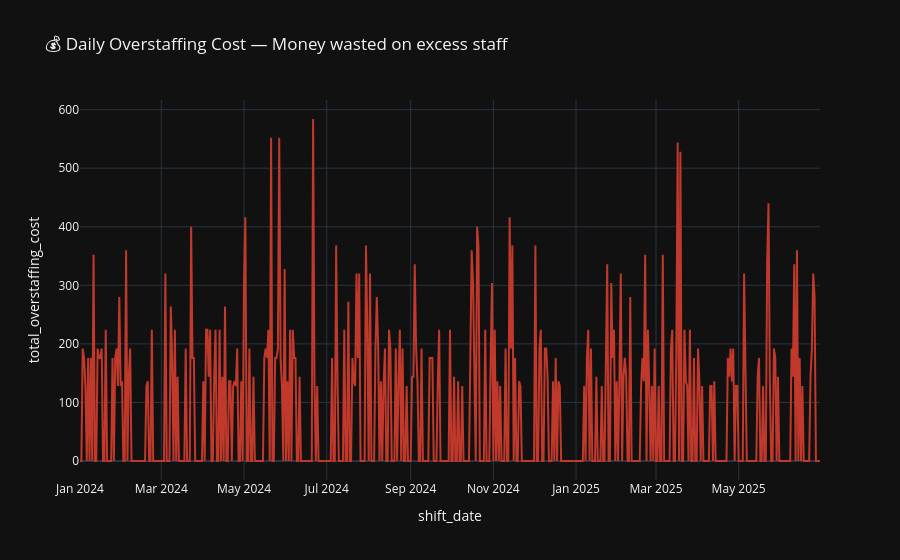

Notebook cell for this chart:
### Markdown cell above
#### Staff overstaffing cost by day:

### Code cell
staff_cost = staff.groupby("shift_date").agg(
    total_overstaffing_cost=("overstaffing_cost", "sum"),
    total_scheduled=("scheduled_count", "sum"),
    total_recommended=("recommended_count", "sum")
).reset_index()

fig = px.line(
    staff_cost, x="shift_date", y="total_overstaffing_cost",
    title="💰 Daily Overstaffing Cost — Money wasted on excess staff",
    template="plotly_dark",
    color_discrete_sequence=["#C0392B"]
)
fig.show()

### Figure 1 — Plotly figure (JSON) as saved in the notebook; plotly's stock layout.template omitted (floating-point values rounded to 4 significant figures; data arrays with more than 128 entries replaced by an {"elided": "..."} marker saying what was removed)
{"data": [{"hovertemplate": "shift_date=%{x}<br>total_overstaffing_cost=%{y}<extra></extra>", "legendgroup": "", "line": {"color": "#C0392B", "dash": "solid"}, "marker": {"symbol": "circle"}, "mode": "lines", "name": "", "orientation": "v", "showlegend": false, "type": "scatter", "x": {"elided": "547 str values"}, "xaxis": "x", "y": {"elided": "547 int values"}, "yaxis": "y"}], "layout": {"legend": {"tracegroupgap": 0}, "title": {"text": "💰 Daily Overstaffing Cost — Money wasted on excess staff"}, "xaxis": {"anchor": "y", "domain": [0, 1], "title": {"text": "shift_date"}}, "yaxis": {"anchor": "x", "domain": [0, 1], "title": {"text": "total_overstaffing_cost"}}}}
